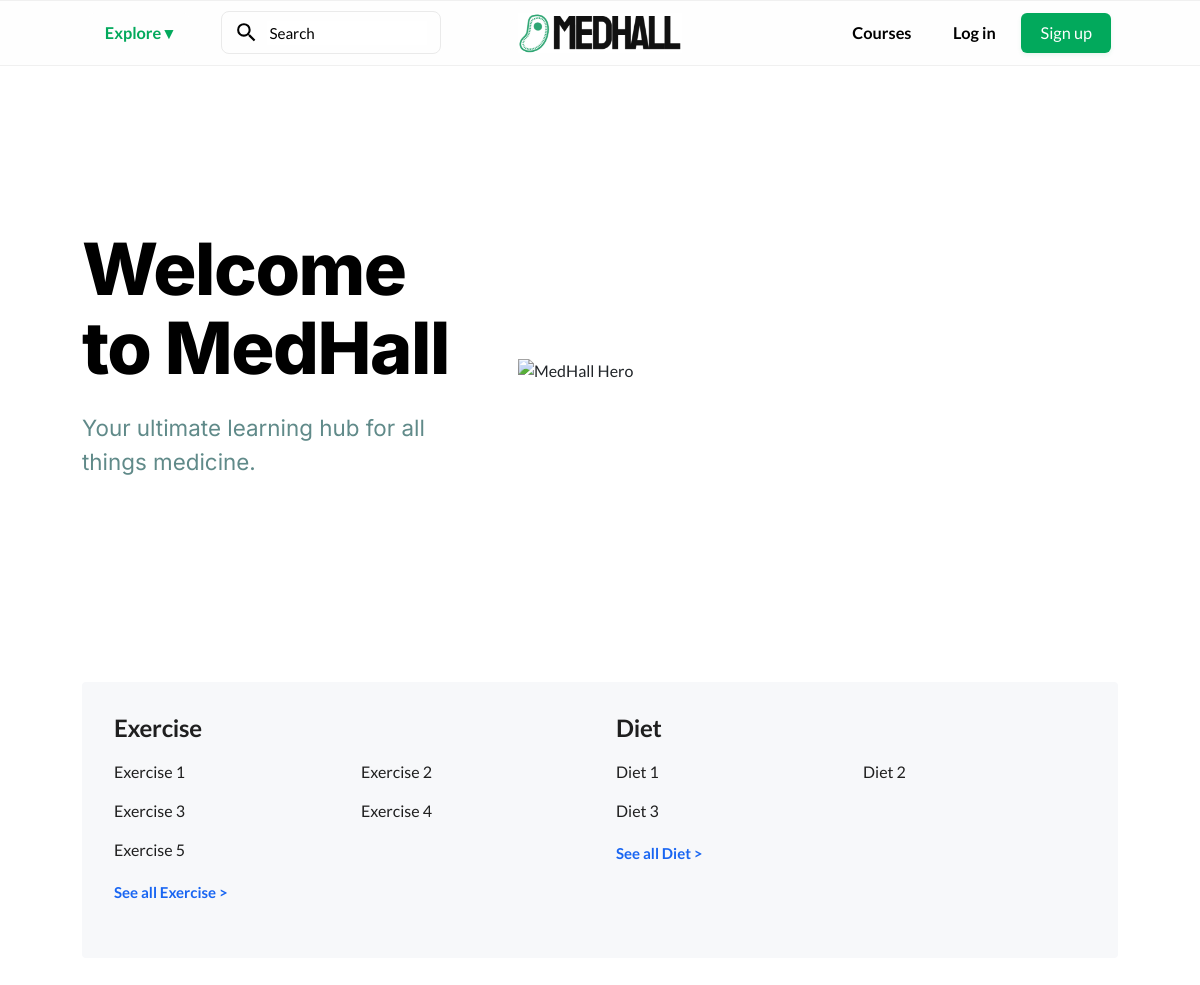
The page / on the database its author committed.
### courses/models.py (models this page shows, shortened)
class Course(models.Model):
    title = models.CharField(max_length=200)
    description = models.TextField()
    teacher = models.ForeignKey(User, on_delete=models.CASCADE, related_name="courses")

class Unit(models.Model):
    course = models.ForeignKey(Course, on_delete=models.CASCADE, related_name="units")
    title = models.CharField(max_length=200)
    order = models.PositiveIntegerField(default=0)
    class Meta:
        ordering = ['order']

### KhanAcademyClone/views.py (the view)
# urls.py: path('', views.homepage, name='homepage'),
def homepage(request):
    courses = Course.objects.all()
    return render(request, 'index.html', {'courses': courses})

### courses/context_processors.py (called while the page is built)
def courses_processor(request):
    courses_all = Course.objects.all()
    print(f"Context processor found {len(courses_all)} courses")  # Debug print
    return {
        'courses_all': courses_all
    }

### courses/templates/index.html (shortened to what this page needs)
{% extends "base.html" %}
{% load static %}
{% block content %}
<div class="hero">
    <div class="hero-wrapper">
        <div class="hero-content">
            <div class="hero-text">
                <h1>Welcome<br>to MedHall</h1>
                <p>Your ultimate learning hub for all things medicine.</p>
            </div>
            <div class="hero-image-container">
                <img src="{% static 'images/thumbnail_Untitled_Artwork.png' %}" alt="MedHall Hero" class="hero-image">
            </div>
        </div>
    </div>
</div>
<div class="course-sections">
    <div class="hero-wrapper">
        <div class="course-content">
            {% for course in courses %}
            <div class="course-category">
                <h2 class="category-title">{{ course.title }}</h2>
                <div class="course-list">
                    {% for unit in course.units.all %}
                        <a href="{% url 'course_detail' course.pk %}#unit-{{ unit.pk }}" class="course-link">{{ unit.title }}</a>
                    {% endfor %}
                    <a href="{% url 'course_detail' course.pk %}" class="course-link see-all">See all {{ course.title }} ></a>
                </div>
            </div>
            {% endfor %}
        </div>
    </div>
</div>
{% endblock %}

### courses/templates/base.html (style rules this page uses)
:root { --primary-green: #02a95c; --primary-gray: #608a89; --light-blue: #e8f2f4; --white: #fefefe; --dark-gray: #000000; --bar-gray: #cccccc; }
body { background-color: var(--white); font-family: 'Lato', sans-serif; }
.hero { background-color: var(--light-blue) !important; padding: 4rem 0; }

### courses/templates/index.html (style rules this page uses)
html, body, #root, .hero, .hero-wrapper, .hero-content, .hero-text, .hero-image-container { background-color: transparent !important; }
body { background: #fff !important; }
.hero { padding: 0 0; margin: 0; min-height: 70vh; display: flex; align-items: center; }
.hero-wrapper { width: 100%; max-width: 1100px; margin: 0 auto; padding: 0 2rem; }
.hero-content { display: flex; align-items: center; justify-content: space-between; gap: 2rem; }
.hero-text { flex: 1; max-width: 400px; }
.hero h1 { color: var(--dark-gray); font-family: 'Inter', sans-serif; font-size: 4.5rem; line-height: 1.1; margin-bottom: 1.5rem; font-weight: 800; letter-spacing: -0.02em; }
.hero p { color: var(--primary-gray); font-family: 'Inter', sans-serif; font-size: 1.4rem; margin-bottom: 2rem; font-weight: 400; line-height: 1.5; }
.hero-image-container { width: 600px; flex-shrink: 0; }
.hero-image { width: 100%; height: auto; object-fit: contain; max-height: 600px; }
.course-sections { padding: 2rem 0; background: transparent !important; }
.course-content { background-color: #f7f8fa; border-radius: 4px; padding: 2rem; display: grid; grid-template-columns: repeat(auto-fit, minmax(300px, 1fr)); gap: 2rem; }
.course-category { margin-bottom: 1rem; }
.category-title { font-family: 'Lato', sans-serif; font-size: 1.5rem; font-weight: 700; color: #1f1f1f; margin-bottom: 0.75rem; letter-spacing: -0.01em; }
.course-list { display: grid; grid-template-columns: 1fr; gap: 0.25rem; }
@media (min-width: 600px) { .course-list { grid-template-columns: repeat(2, 1fr); gap: 0.25rem 1.5rem; } }
.course-link { font-family: 'Lato', sans-serif; color: #1f1f1f; text-decoration: none; font-size: 1rem; font-weight: 400; padding: 0.4rem 0rem; border-radius: 4px; transition: all 0.15s ease; line-height: 1.4; }
.course-link.see-all { color: #1865f2; font-weight: 600; margin-top: 0.25rem; font-size: 0.9375rem; grid-column: 1 / -1; }

### rows shown on the page
Course: title "Exercise"
Unit: title "Exercise 1"
Unit: title "Exercise 2"
Unit: title "Exercise 3"
Unit: title "Exercise 4"
Unit: title "Exercise 5"
Course: title "Diet"
Unit: title "Diet 1"
Unit: title "Diet 2"
Unit: title "Diet 3"
